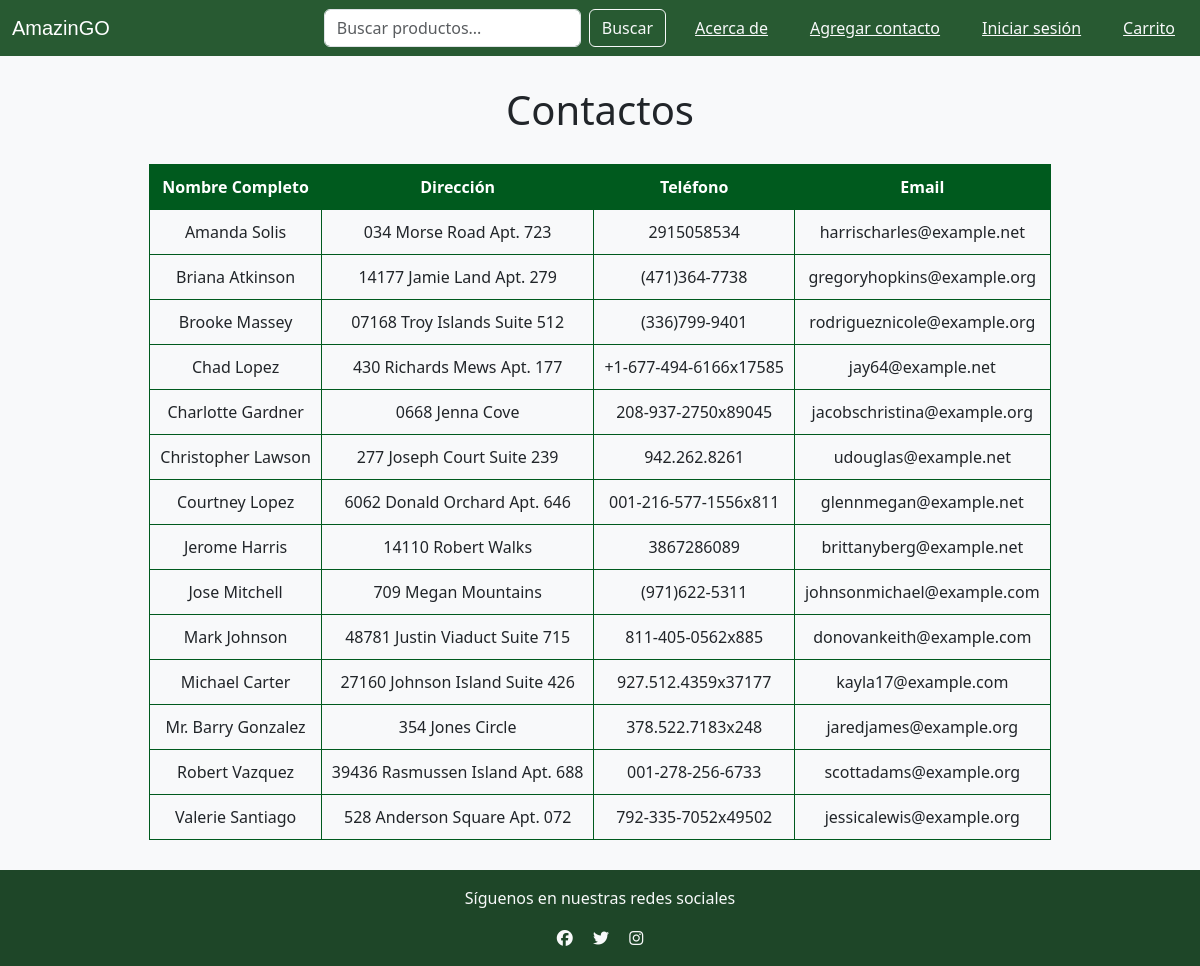
The page /shopapp/about/ on the database as committed earlier.
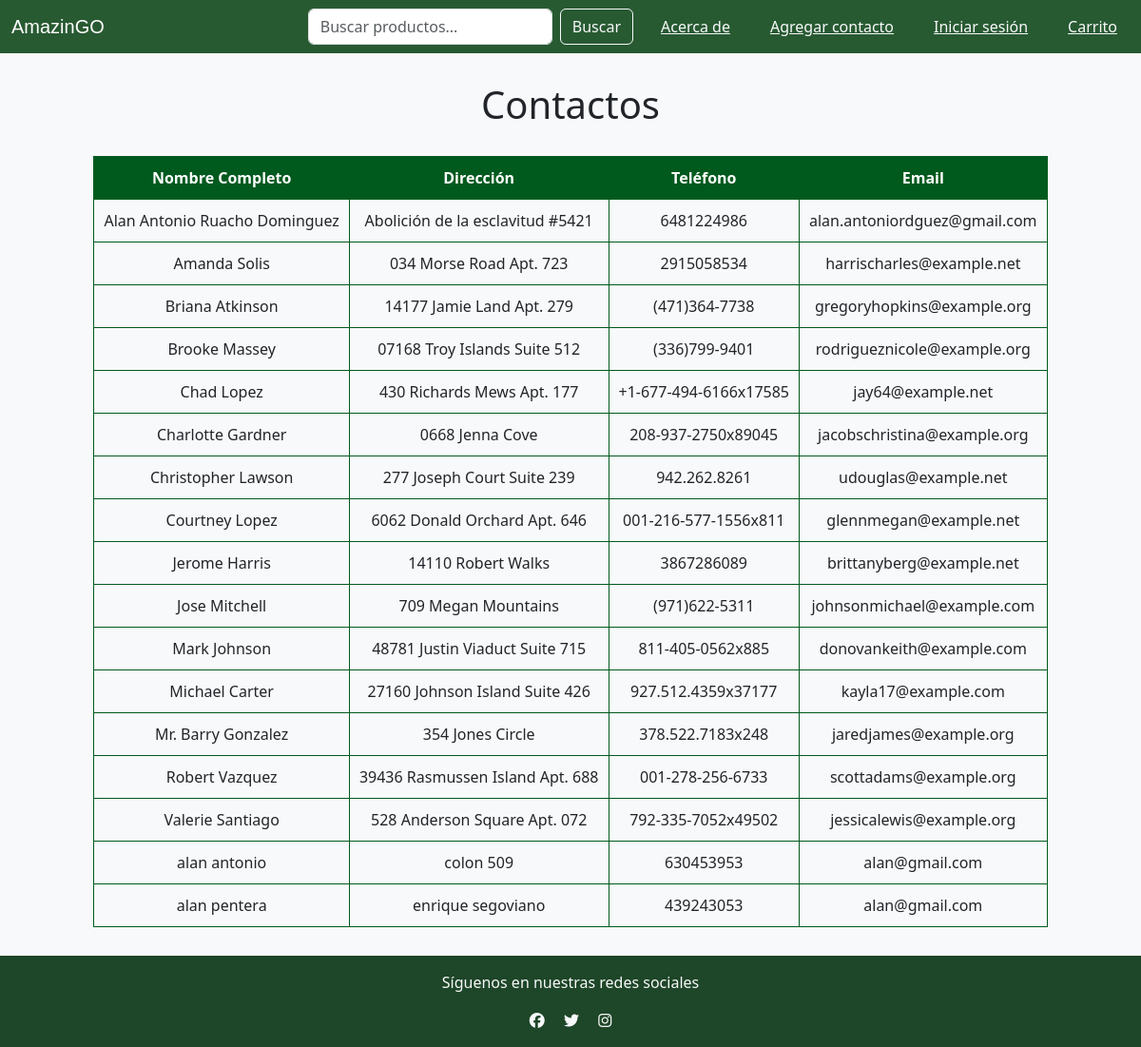
The same page on the database as committed later.
### shopApp/models.py (models this page shows, shortened)
class Contacts(models.Model):
    contact_full_name = models.CharField(max_length=100, unique=True)
    contact_address = models.CharField(max_length=250)
    contact_phone = models.CharField(max_length=30)
    contact_email = models.CharField(max_length=50)
    contact_active = models.BooleanField()

### shopApp/views.py (the view)
# urls.py: path('about/', about, name = 'about'),
def about(request):
    active_contacts = Contacts.objects.filter(contact_active=True).order_by("contact_full_name")
    context = {
        'active_contacts': active_contacts
    }
    return render(request, 'shopApp/about.html', context=context)

### templates/shopApp/about.html (shortened to what this page needs)
{% extends 'shopApp/base.html' %}
{% block content %}
<h1>Contactos</h1>
<table border="1">
    <thead>
        <tr>
            <th>Nombre Completo</th>
            <th>Dirección</th>
            <th>Teléfono</th>
            <th>Email</th>
        </tr>
    </thead>
    <tbody>
        {% for contact in active_contacts %}
        <tr>
            <td>{{ contact.contact_full_name }}</td>
            <td>{{ contact.contact_address }}</td>
            <td>{{ contact.contact_phone }}</td>
            <td>{{ contact.contact_email }}</td>
        </tr>
        {% endfor %}
    </tbody>
</table>
{% endblock %}

### templates/shopApp/base.html (shortened to what this page needs)
<!DOCTYPE html>
{% load static %}
<html lang="es">
<head>
    <link href="https://cdn.jsdelivr.net/npm/bootstrap@5.3.0/dist/css/bootstrap.min.css" rel="stylesheet">
    <link rel="stylesheet" href="{% static 'shopApp/css/styles.css' %}">
</head>
<body class="bg-light">
    <nav class="navbar navbar-expand-lg navbar-dark text-light">
        <div class="container-fluid">
            <a style="font-family: 'Trebuchet MS', 'Lucida Sans Unicode', 'Lucida Grande', 'Lucida Sans', Arial, sans-serif;" class="navbar-brand" href="{% url 'index' %}">AmazinGO</a>
            <div class="collapse navbar-collapse" id="navbarNav">
                <form class="d-flex ms-auto">
                    <input class="form-control me-2" type="search" placeholder="Buscar productos...">
                    <button class="btn btn-outline-light text-light" type="submit">Buscar</button>
                </form>
                <ul class="navbar-nav mr-auto mt-2 mt-lg-0">
                    <a class="btn btn-link ms-3 text-light" href="{% url 'about' %}">Acerca de</a>
                    <a class="btn btn-link ms-3 text-light" href="{% url 'add_contact' %}">Agregar contacto</a>
                        {% if user.is_authenticated %}
                            <a onclick="document.getElementById('logout-form').submit();"
                                class="btn btn-link ms-3 text-light" href="{% url 'logout' %}">
                                Hola, {{ user.get_username }}
                            </a>
                        {% else %}
                            <a class="btn btn-link ms-3 text-light" href="{% url 'login' %}">Iniciar sesión</a>
                        {% endif %}
                    <button class="btn btn-link ms-3 text-light">Carrito</button>
                </ul>
            </div>
        </div>
    </nav>
    <div>
        {% block content %}
        {% endblock %}
    </div>
    <footer class=" text-light text-center py-3">
        <p>Síguenos en nuestras redes sociales</p>
        <a href="#" class="text-light mx-2"><i class="fab fa-facebook"></i></a>
        <a href="#" class="text-light mx-2"><i class="fab fa-twitter"></i></a>
        <a href="#" class="text-light mx-2"><i class="fab fa-instagram"></i></a>
    </footer>
</body>
</html>

### static/shopApp/css/styles.css (style rules this page uses)
.navbar { background-color: rgb(40, 90, 50); }
footer { background-color: rgb(30, 70, 40); }
thead th { background-color: rgb(0, 90, 30); }

### templates/shopApp/about.html (style rules this page uses)
table { border-collapse: collapse; margin: 30px auto; }
th, td { border: 1px solid rgb(0, 90, 30); padding: 10px; text-align: center; }
th { color: white; }
h1 { text-align: center; margin-top: 30px; }

Rows that differ between the two databases and show on the page:
added Contacts: contact_full_name "Alan Antonio Ruacho Dominguez", contact_address "Abolición de la esclavitud #5421", contact_phone "6481224986", contact_email "alan.antoniordguez@gmail.com"
added Contacts: contact_full_name "alan antonio", contact_address "colon 509", contact_phone "630453953", contact_email "alan@gmail.com"
added Contacts: contact_full_name "alan pentera", contact_address "enrique segoviano", contact_phone "439243053", contact_email "alan@gmail.com"
